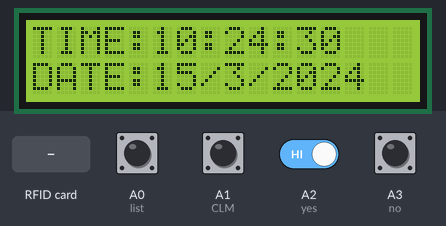
The sketch below on a simulated Arduino Uno, built with avr-gcc and run on an emulated ATmega328P. Parts: 16×2 character LCD. The test bench sets the inputs (shaded band); at power-on: A0 (list), A1 (CLM), A2 (yes), A3 (no) HIGH. The local clock reads 2024-03-15 10:24:30 at power-on unless the sketch sets it; EEPROM starts erased; what the sketch prints to the serial monitor is not drawn.

Above: at 1.3 s.
1.4 s: A1 (CLM) pulled LOW for 2.3 s
At 3.3 s:
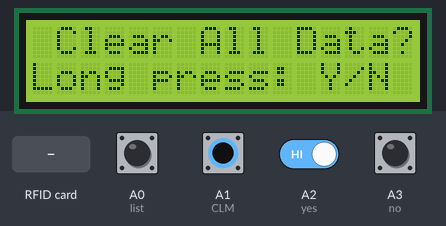
6.2 s: A0 (list) pulled LOW for 2.3 s
At 7.3 s:
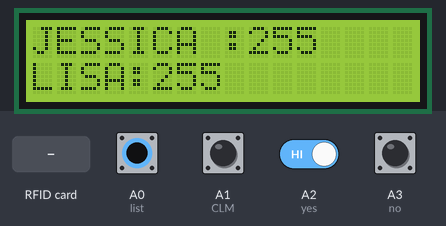
10.3 s: RFID card 5E 7A 19 C4 held to the reader
At 16.1 s:
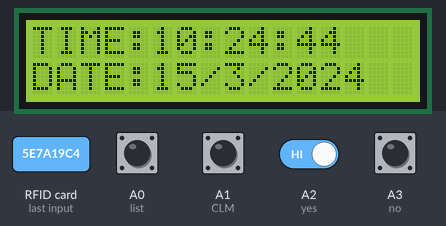
16.4 s: A1 (CLM) driven LOW and A2 (yes) driven LOW
At 20.8 s:
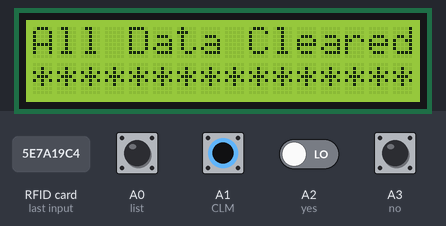
22.5 s: A1 (CLM) driven HIGH
At 24.5 s:
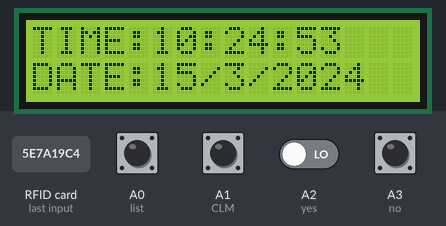
26.7 s: A0 (list) pulled LOW for 2.3 s
At 27.7 s:
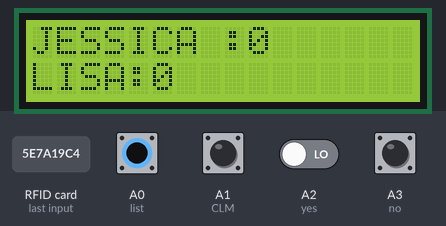
Timing chart, 0 to 29.7 s (numbered marks = the images above; inputs shaded):
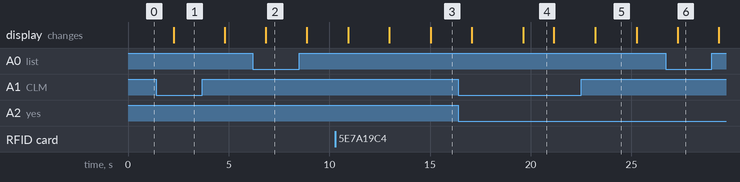

Measured:
- after the input at 1.4 s, the display: changes after 0.87 s (image 1)
- after the input at 6.2 s, the display: changes after 0.65 s (image 2)
- after the input at 16.4 s, the display: first changes after 0.68 s (image 4 shows a later state)
- after the input at 26.7 s, the display: changes after 0.61 s (image 6)
- what the display in image 4 shows lasts 1.6 s, from 19.6 s to 21.2 s
- what the display in image 5 shows lasts 2.1 s, from 23.2 s to 25.3 s

The sketch:

SIMPLE_RFID.ino
```cpp
#include <LiquidCrystal_I2C.h>
#include <SPI.h>
#include <MFRC522.h>
#include <EEPROM.h>
#include <Wire.h>
#include <TimeLib.h>
#include <DS1307RTC.h>
#define SS_PIN 10
#define RST_PIN 9
MFRC522 mfrc522(SS_PIN, RST_PIN);
unsigned long uidDec, uidDecTemp;
LiquidCrystal_I2C lcd(0x27, 16, 2);
int ID1 = 0;
int ID2 = 0;
boolean ok = false;
const int list = A0;
const int CLM = A1;
const int yes = A2;
const int no = A3;
int H = 0;
int M = 0;
int S = 0;
int i = 0;

char Name1[] = "JESSICA ";
char Name2[] = "LISA";
void setup() {
  // put your setup code here, to run once:
  Serial.begin(9600);
  lcd.init();
  lcd.backlight();
  lcd.begin(16, 2);
  SPI.begin();
  mfrc522.PCD_Init();
  pinMode(yes, INPUT);
  pinMode(no, INPUT);
  pinMode(list, INPUT);
  pinMode(CLM, INPUT);
  digitalWrite(CLM, HIGH);
  digitalWrite(yes, HIGH);
  digitalWrite(no, HIGH);
  digitalWrite(list, HIGH);
}

void loop() {
  // put your main code here, to run repeatedly:
  if (digitalRead(list) == LOW)
  {
    Read_data();
  }
  if (digitalRead(CLM) == LOW)
  {
    clear_Memory();
  }
  seTime();
  rfid_start();
  delay(1000);
}
void seTime() {


  tmElements_t tm;
  if (RTC.read(tm))
  {
    lcd.clear();
    H = tm.Hour;
    M = tm.Minute;
    S = tm.Second;
    lcd.setCursor(0, 0);
    lcd.print("TIME:");
    print2digits(tm.Hour);
    lcd.print(":");
    print2digits(tm.Minute);
    lcd.print(":");
    print2digits(tm.Second);
    lcd.setCursor(0, 1);
    lcd.print("DATE:");
    lcd.print(tm.Day);
    lcd.print("/");
    lcd.print(tm.Month);
    lcd.print("/");
    lcd.print(tmYearToCalendar(tm.Year));
    delay(1000);
  } else {
    if (RTC.chipPresent())
    {
      lcd.setCursor(0, 0);
      lcd.print("RTC stopped!!!");
      lcd.setCursor(0, 1);
      lcd.print("Run SetTime code");
    } else {
      lcd.clear();
      lcd.setCursor(0, 0);
      lcd.print("Read error!");
      lcd.setCursor(0, 1);
      lcd.print("Check circuitry!");
    }
  }

}

void rfid_start() {
  if ( ! mfrc522.PICC_IsNewCardPresent()) {
    return;
  }
  // Выбор метки
  if ( ! mfrc522.PICC_ReadCardSerial()) {
    return;
  }
  uidDec = 0;

  for (byte i = 0; i < mfrc522.uid.size; i++)
  {
    uidDecTemp = mfrc522.uid.uidByte[i];
    uidDec = uidDec * 256 + uidDecTemp;
  }
  Serial.println("Card UID: ");
  Serial.println(uidDec);
  if (uidDec == 2470351136)
  {
     ID1 = ID1 + 1;
    EEPROM.write(1, ID1);
    ID1 = EEPROM.read(1);

    lcd.clear();
    lcd.setCursor(0, 0);
    lcd.print("Welcome");
     lcd.setCursor(0, 1);
    lcd.print(Name1);
    delay(3000);

  }
 if (uidDec == 1355872115)
  {
     ID2 = ID2 + 1;
    EEPROM.write(2, ID2);
    ID2 = EEPROM.read(2);
    lcd.clear();
    lcd.setCursor(0, 0);
    lcd.print("Welcome");
     lcd.setCursor(0, 1);
    lcd.print(Name2);
delay(3000);

  }
  else
  {
    }
}
void Read_data()
{
  lcd.clear();
  lcd.setCursor(0, 0);
  lcd.print(Name1);
  lcd.print(":");
  lcd.print(EEPROM.read(1));
  lcd.setCursor(0, 1);
  lcd.print(Name2);
  lcd.print(":");
  lcd.print(EEPROM.read(2));
  delay(2000);

}
void clear_Memory()
{
  lcd.clear();
  lcd.print(0, 0);
  lcd.print(F("Clear All Data?"));
  lcd.setCursor(0, 1);
  lcd.print(F("Long press: Y/N"));
  delay(2500);
  Serial.print("YES");
  if (digitalRead(yes) == LOW)
  {
    EEPROM.write(1, 0);
    EEPROM.write(2, 0);
    EEPROM.write(3, 0);
    lcd.clear();
    lcd.setCursor(0, 0);
    lcd.print(F("All Data Cleared"));
    lcd.setCursor(0, 1);
    lcd.print(F("****************"));
    delay(1500);
  }
  if (digitalRead(no) == LOW);
  {
    return;
  }
}
void print2digits(int number) {
  if (number >= 0 && number < 10) {
    lcd.write('0');
  }
  lcd.print(number);
}
//
```
